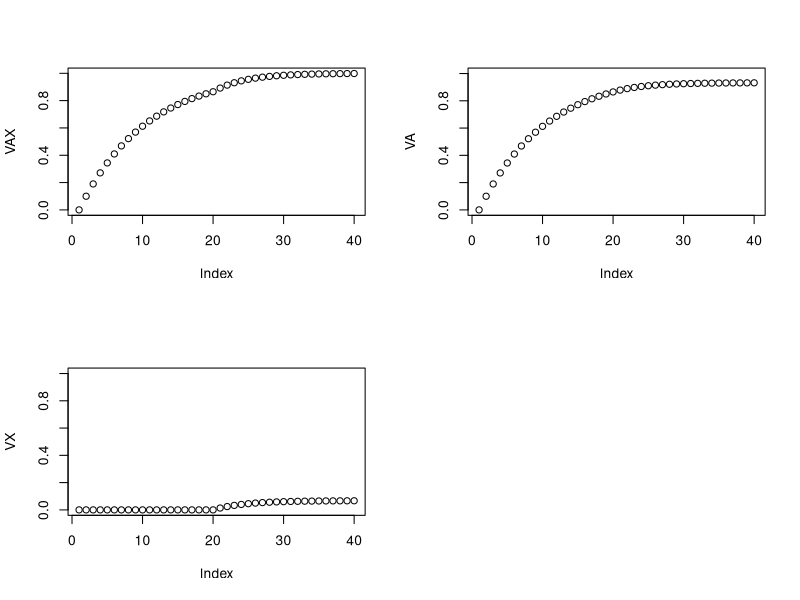

This figure's R source:
### RW blocking simulation (do this at home)

# blocking of simple learning relationship

# rates - must be from 0 - 1  
alphaA <- 1 # play with this to change the saliency of the conditioned stimulus (CS, e.g. sound)
alphaX <- 1
beta <- .1 # play with this to change the learning rate, i.e. the saliency of the unconditioned stimulus (US, e.g. blink reflex from airpuff)

ntrials <-  40
nlearn <- floor(ntrials/2) # in case of an uneven number of trials
lambda <- 1

VA <- array(NA, ntrials)
VA[1] <- 0

VX <- array(0, ntrials) # Should ideally have been NAs, but cuz Andreas' is lazy, we work with zeros
VX[1] <- 0

VAX <- array(NA, ntrials)
VAX[1] <- 0

delta_VA <- array(NA, ntrials)
delta_VA[1] <- 0

delta_VX <- array(NA, ntrials)
delta_VX[1] <- 0

for (t in 2:nlearn) {
  
  delta_VA[t] <- alphaA * beta * (lambda - VAX[t-1])
  VA[t] <- VA[t-1] + delta_VA[t]
  # delta_VX[t] <- alphaX * beta * (lambda - VAX[t-1])
  # VX[t] <- VX[t-1] + delta_VX[t]
  VAX[t] <- VA[t] + VX[t]
  
}

for (t in (nlearn+1):ntrials) {
  
  delta_VA[t] <- alphaA * beta * (lambda - VAX[t-1])
  VA[t] <- VA[t-1] + delta_VA[t]
  delta_VX[t] <- alphaX * beta * (lambda - VAX[t-1])
  VX[t] <- VX[t-1] + delta_VX[t]
  VAX[t] <- VA[t] + VX[t]
  
}


par(mfrow=c(2,2))
plot(VAX)
plot(VA, ylim=c(0,1))
plot(VX, ylim=c(0,1))